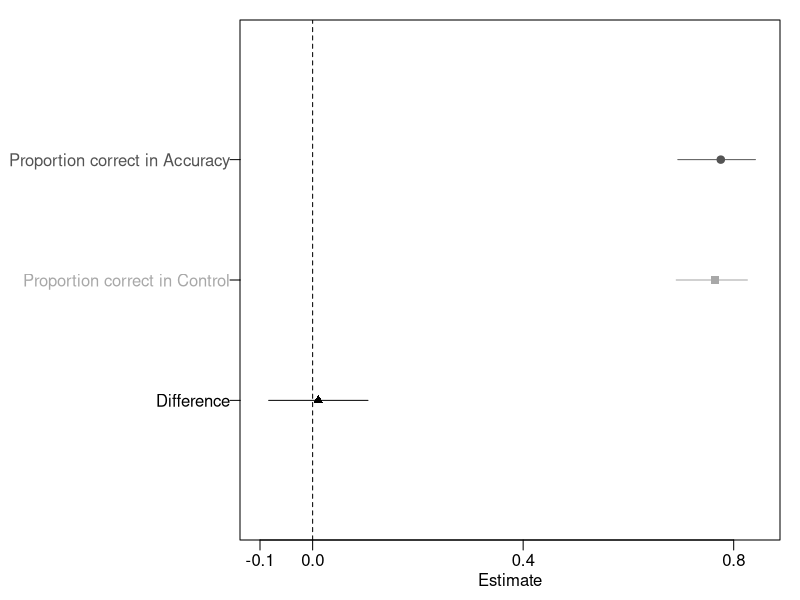

The R source for this figure:
# Figure 4: Correct voting by treatment, with 90% confidence intervals.
# Also reports the proportions and difference-of-proportions test cited in the
# text (76.4% control vs. 77.5% accuracy; p = 0.85; p. 380).
#
# Input:  data/votes.csv
#         One row per participant-election.
#         correctvote = 1 if participant voted for the candidate closest to
#         them; missing if the participant was equally close to both.
# Output: output/figure4.pdf

votes <- read.csv("data/votes.csv") |>
  subset(!is.na(correctvote))

# Proportion correct in each treatment, with 90% CI
correct_control  <- prop.test(sum(votes$correctvote[votes$accuracy == 0]),
                              sum(votes$accuracy == 0), conf.level = 0.9)
correct_accuracy <- prop.test(sum(votes$correctvote[votes$accuracy == 1]),
                              sum(votes$accuracy == 1), conf.level = 0.9)

# Difference in proportions (accuracy - control), with 90% CI.
# prop.test on this table estimates the proportion voting incorrectly in each
# group, so control - accuracy = difference in proportion correct.
diff_test <- prop.test(table(votes$accuracy, votes$correctvote),
                       correct = FALSE, conf.level = 0.9)
diff_test

est <- c(diff_test$estimate[1] - diff_test$estimate[2],
         correct_control$estimate, correct_accuracy$estimate)
ci <- rbind(diff_test$conf.int, correct_control$conf.int, correct_accuracy$conf.int)
est
ci

# Plot ------------------------------------------------------------------------
labels <- c("Difference", "Proportion correct in Control",
            "Proportion correct in Accuracy")
cols <- c("black", "grey66", "grey33")

dir.create("output", showWarnings = FALSE)
pdf("output/figure4.pdf", width = 7, height = 2)
par(mar = c(3, 12, 1, 1), mgp = c(1.5, .5, 0))
plot(1:10, 1:10, type = "n", xaxt = "n", yaxt = "n",
     xlim = c(-.1, .85), ylim = c(0, 4), xlab = "Estimate", ylab = "")
axis(1, at = c(-.1, 0, .4, .8))
abline(v = 0, lty = 2)
segments(ci[, 1], 1:3, ci[, 2], 1:3, col = cols)
points(est, 1:3, pch = c(17, 15, 19), col = cols)
for (i in 1:3) axis(2, at = i, labels = labels[i], las = 1, col.axis = cols[i])
dev.off()
